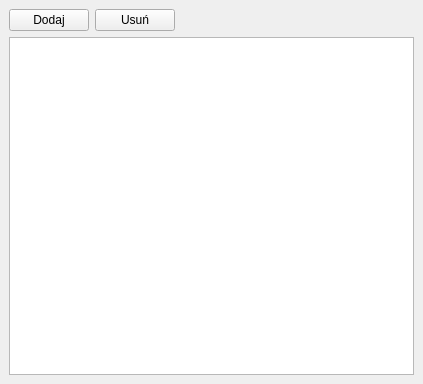
<?xml version="1.0" encoding="UTF-8"?>
<ui version="4.0">
 <class>MirrorsListWindow</class>
 <widget class="QMainWindow" name="MirrorsListWindow">
  <property name="geometry">
   <rect>
    <x>0</x>
    <y>0</y>
    <width>423</width>
    <height>384</height>
   </rect>
  </property>
  <property name="windowTitle">
   <string>MainWindow</string>
  </property>
  <widget class="QWidget" name="centralwidget">
   <layout class="QGridLayout" name="gridLayout">
    <item row="0" column="0">
     <widget class="QPushButton" name="addButton">
      <property name="text">
       <string>Dodaj</string>
      </property>
     </widget>
    </item>
    <item row="0" column="1">
     <widget class="QPushButton" name="deleteButton">
      <property name="text">
       <string>Usuń</string>
      </property>
     </widget>
    </item>
    <item row="0" column="2">
     <spacer name="horizontalSpacer">
      <property name="orientation">
       <enum>Qt::Horizontal</enum>
      </property>
      <property name="sizeHint" stdset="0">
       <size>
        <width>536</width>
        <height>20</height>
       </size>
      </property>
     </spacer>
    </item>
    <item row="1" column="0" colspan="3">
     <widget class="QTableView" name="mirrorsTable"/>
    </item>
   </layout>
  </widget>
 </widget>
 <resources/>
 <connections/>
</ui>
